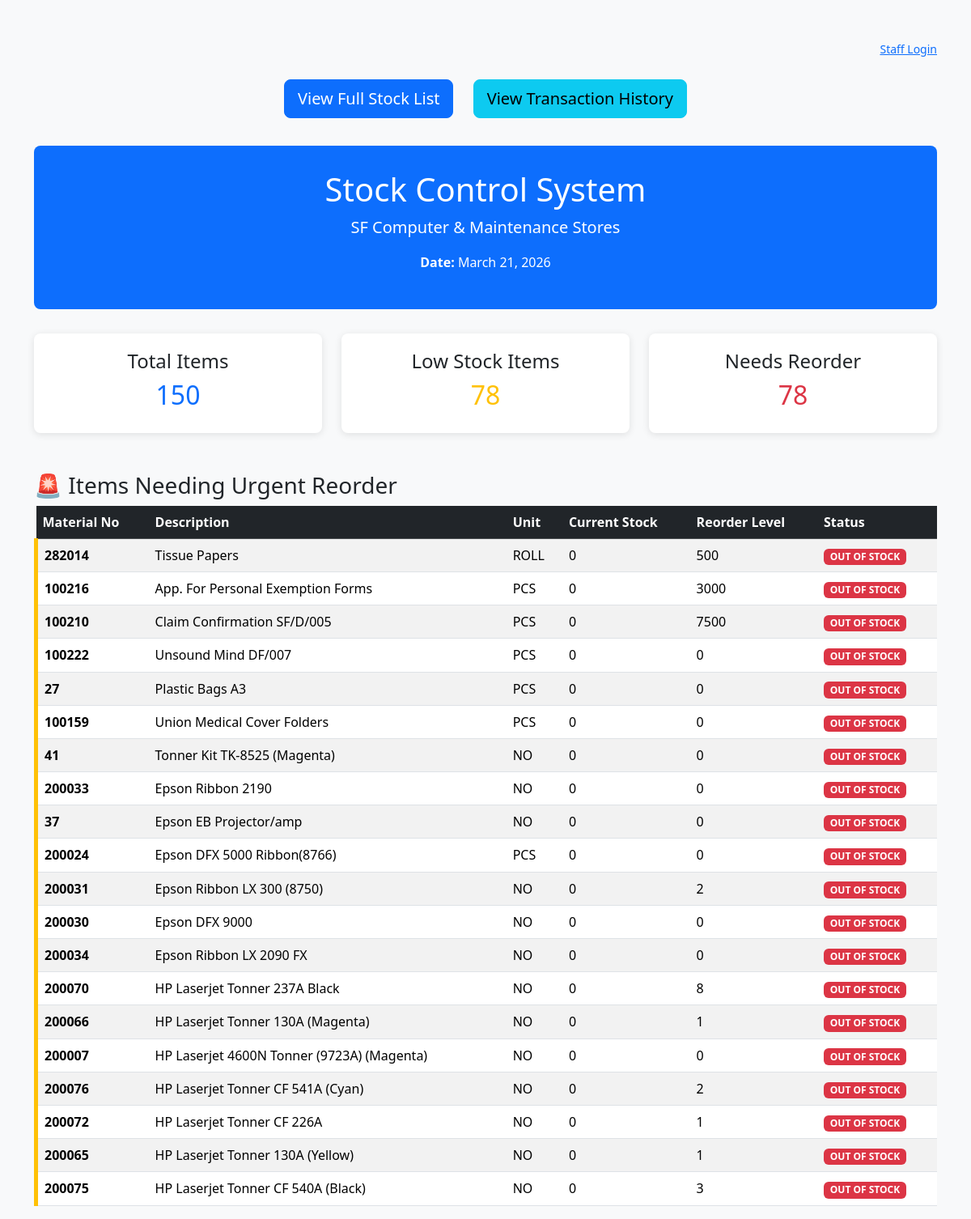
The page / on the database its author committed.
### core/models.py (models this page shows, shortened)
class Item(models.Model):
    store = models.ForeignKey(Store, on_delete=models.CASCADE, related_name='items')
    material_no = models.CharField(max_length=20, unique=True)  # e.g., 100126
    description = models.CharField(max_length=200)  # e.g., Administration Folders
    unit = models.CharField(max_length=20)  # e.g., PCS, ROLL, NO
    opening_bin_balance = models.IntegerField(default=0)
    opening_physical = models.IntegerField(default=0)
    reorder_quantity = models.IntegerField(default=0)
    reorder_level = models.IntegerField(default=0)
    def current_balance(self):
        total_movement = self.transactions.aggregate(models.Sum('qty'))['qty__sum'] or 0
        return self.opening_bin_balance + total_movement
    def needs_reorder(self):
        return self.current_balance() <= self.reorder_level

### core/views.py (the view)
# urls.py: path('', home, name='home'),  # This makes home.html the homepage
def home(request):
    all_items = Item.objects.all()
    reorder_items = [item for item in all_items if item.needs_reorder()]
    low_stock_count = len([item for item in all_items if item.current_balance() <= item.reorder_level])
    reorder_count = len(reorder_items)
    context = {
        'today': timezone.now().strftime("%B %d, %Y"),
        'total_items': all_items.count(),
        'low_stock_count': low_stock_count,
        'reorder_count': reorder_count,
        'reorder_items': sorted(reorder_items, key=lambda x: x.current_balance())[:20],  # Top 20 urgent
    }
    return render(request, 'core/home.html', context)

### templates/core/home.html (shortened to what this page needs)
<!DOCTYPE html>
<html lang="en">
<head>
    {% load django_bootstrap5 %}
    {% bootstrap_css %}
</head>
<body>
    <div class="container mt-5">
        <div class="text-end mb-3">
            {% if user.is_authenticated %}
                <small>Hello, <strong>{{ user.username }}</strong> |
                    <form method="post" action="{% url 'logout' %}" style="display:inline;">
                        {% csrf_token %}
                        <button type="submit" class="btn btn-link p-0 m-0 align-baseline" style="vertical-align: baseline;">Logout</button>
                    </form>
                </small>
            {% else %}
                <small><a href="{% url 'login' %}">Staff Login</a></small>
            {% endif %}
        </div>
        <div class="text-center mb-4">
            <a href="{% url 'stock_list' %}" class="btn btn-primary btn-lg">View Full Stock List</a>
            <a href="{% url 'transaction_history' %}" class="btn btn-info btn-lg">View Transaction History</a>
        </div>
        <div class="header">
            <h1>Stock Control System</h1>
            <p class="lead">SF Computer & Maintenance Stores</p>
            <p><strong>Date:</strong> {{ today }}</p>
        </div>
        <div class="row mb-4">
            <div class="col-md-4">
                <div class="stat-card">
                    <h4>Total Items</h4>
                    <h2 class="text-primary">{{ total_items }}</h2>
                </div>
            </div>
            <div class="col-md-4">
                <div class="stat-card">
                    <h4>Low Stock Items</h4>
                    <h2 class="text-warning">{{ low_stock_count }}</h2>
                </div>
            </div>
            <div class="col-md-4">
                <div class="stat-card">
                    <h4>Needs Reorder</h4>
                    <h2 class="text-danger">{{ reorder_count }}</h2>
                </div>
            </div>
        </div>
        {% if reorder_items %}
        <h3 class="mt-5">🚨 Items Needing Urgent Reorder</h3>
        <div class="table-responsive">
            <table class="table table-striped">
                <thead class="table-dark">
                    <tr>
                        <th>Material No</th>
                        <th>Description</th>
                        <th>Unit</th>
                        <th>Current Stock</th>
                        <th>Reorder Level</th>
                        <th>Status</th>
                    </tr>
                </thead>
                <tbody>
                    {% for item in reorder_items %}
                    <tr class="{% if item.current_balance < 0 %}low-stock{% else %}reorder-alert{% endif %}">
                        <td><strong>{{ item.material_no }}</strong></td>
                        <td>{{ item.description }}</td>
                        <td>{{ item.unit }}</td>
                        <td>{{ item.current_balance }}</td>
                        <td>{{ item.reorder_level }}</td>
                        <td>
                            {% if item.current_balance <= 0 %}
                                <span class="badge bg-danger">OUT OF STOCK</span>
                            {% else %}
                                <span class="badge bg-warning">LOW STOCK</span>
                            {% endif %}
                        </td>
                    </tr>
                    {% endfor %}
                </tbody>
            </table>
        </div>
        {% else %}
        <div class="alert alert-success mt-4">
            <h4>✅ All items are above reorder level. Great job!</h4>
        </div>
        {% endif %}
    </div>
</body>
</html>

### templates/core/home.html (style rules this page uses)
body { background-color: #f8f9fa; }
.header { background-color: #0d6efd; color: white; padding: 30px; text-align: center; border-radius: 8px; margin-bottom: 30px; }
.stat-card { background: white; padding: 20px; border-radius: 8px; box-shadow: 0 2px 10px rgba(0,0,0,0.1); text-align: center; }
.reorder-alert { background-color: #fff3cd; border-left: 5px solid #ffc107; }
a.btn { margin: 10px; }

### rows shown on the page
Item: material_no "282014", description "Tissue Papers", unit "ROLL", current_balance "0", reorder_level "500", shows "OUT OF STOCK"
Item: material_no "100216", description "App. For Personal Exemption Forms", unit "PCS", current_balance "0", reorder_level "3000", shows "OUT OF STOCK"
Item: material_no "100210", description "Claim Confirmation SF/D/005", unit "PCS", current_balance "0", reorder_level "7500", shows "OUT OF STOCK"
Item: material_no "100222", description "Unsound Mind DF/007", unit "PCS", current_balance "0", reorder_level "0", shows "OUT OF STOCK"
Item: material_no "27", description "Plastic Bags A3", unit "PCS", current_balance "0", reorder_level "0", shows "OUT OF STOCK"
Item: material_no "100159", description "Union Medical Cover Folders", unit "PCS", current_balance "0", reorder_level "0", shows "OUT OF STOCK"
Item: material_no "41", description "Tonner Kit TK-8525 (Magenta)", unit "NO", current_balance "0", reorder_level "0", shows "OUT OF STOCK"
Item: material_no "200033", description "Epson Ribbon 2190", unit "NO", current_balance "0", reorder_level "0", shows "OUT OF STOCK"
Item: material_no "37", description "Epson EB Projector/amp", unit "NO", current_balance "0", reorder_level "0", shows "OUT OF STOCK"
Item: material_no "200024", description "Epson DFX 5000 Ribbon(8766)", unit "PCS", current_balance "0", reorder_level "0", shows "OUT OF STOCK"
Item: material_no "200031", description "Epson Ribbon LX 300 (8750)", unit "NO", current_balance "0", reorder_level "2", shows "OUT OF STOCK"
Item: material_no "200030", description "Epson DFX 9000", unit "NO", current_balance "0", reorder_level "0", shows "OUT OF STOCK"
Item: material_no "200034", description "Epson Ribbon LX 2090 FX", unit "NO", current_balance "0", reorder_level "0", shows "OUT OF STOCK"
Item: material_no "200070", description "HP Laserjet Tonner 237A Black", unit "NO", current_balance "0", reorder_level "8", shows "OUT OF STOCK"
Item: material_no "200066", description "HP Laserjet Tonner 130A (Magenta)", unit "NO", current_balance "0", reorder_level "1", shows "OUT OF STOCK"
Item: material_no "200007", description "HP Laserjet 4600N Tonner (9723A) (Magenta)", unit "NO", current_balance "0", reorder_level "0", shows "OUT OF STOCK"
Item: material_no "200076", description "HP Laserjet Tonner CF 541A (Cyan)", unit "NO", current_balance "0", reorder_level "2", shows "OUT OF STOCK"
Item: material_no "200072", description "HP Laserjet Tonner CF 226A", unit "NO", current_balance "0", reorder_level "1", shows "OUT OF STOCK"
Item: material_no "200065", description "HP Laserjet Tonner 130A (Yellow)", unit "NO", current_balance "0", reorder_level "1", shows "OUT OF STOCK"
Item: material_no "200075", description "HP Laserjet Tonner CF 540A (Black)", unit "NO", current_balance "0", reorder_level "3", shows "OUT OF STOCK"

### other values the page prints
{{ total_items }} "150"
{{ low_stock_count }} "78"
{{ reorder_count }} "78"
